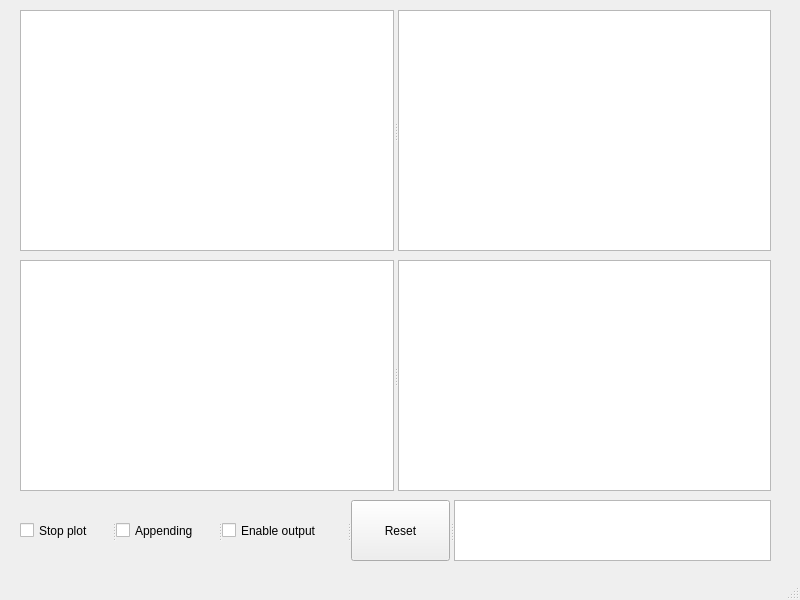
<?xml version="1.0" encoding="UTF-8"?>
<ui version="4.0">
 <class>Plot_window</class>
 <widget class="QMainWindow" name="Plot_window">
  <property name="geometry">
   <rect>
    <x>0</x>
    <y>0</y>
    <width>800</width>
    <height>600</height>
   </rect>
  </property>
  <property name="windowTitle">
   <string>MainWindow</string>
  </property>
  <widget class="QWidget" name="centralwidget">
   <widget class="QSplitter" name="splitter">
    <property name="geometry">
     <rect>
      <x>20</x>
      <y>10</y>
      <width>751</width>
      <height>241</height>
     </rect>
    </property>
    <property name="orientation">
     <enum>Qt::Horizontal</enum>
    </property>
    <widget class="PlotWidget" name="plot_window_1"/>
    <widget class="PlotWidget" name="plot_window_2"/>
   </widget>
   <widget class="QSplitter" name="splitter_2">
    <property name="geometry">
     <rect>
      <x>20</x>
      <y>260</y>
      <width>751</width>
      <height>231</height>
     </rect>
    </property>
    <property name="orientation">
     <enum>Qt::Horizontal</enum>
    </property>
    <widget class="PlotWidget" name="plot_window_3"/>
    <widget class="PlotWidget" name="plot_window_4"/>
   </widget>
   <widget class="QLabel" name="error_label">
    <property name="geometry">
     <rect>
      <x>30</x>
      <y>550</y>
      <width>371</width>
      <height>16</height>
     </rect>
    </property>
    <property name="styleSheet">
     <string notr="true">color: rgb(255, 0, 0);</string>
    </property>
    <property name="text">
     <string/>
    </property>
   </widget>
   <widget class="QSplitter" name="splitter_3">
    <property name="geometry">
     <rect>
      <x>20</x>
      <y>500</y>
      <width>751</width>
      <height>61</height>
     </rect>
    </property>
    <property name="orientation">
     <enum>Qt::Horizontal</enum>
    </property>
    <widget class="QCheckBox" name="stop_checkbox">
     <property name="text">
      <string>Stop plot</string>
     </property>
    </widget>
    <widget class="QCheckBox" name="append_checkbox">
     <property name="text">
      <string>Appending</string>
     </property>
    </widget>
    <widget class="QCheckBox" name="en_out_checkbox">
     <property name="text">
      <string>Enable output</string>
     </property>
    </widget>
    <widget class="QPushButton" name="reset_button">
     <property name="text">
      <string>Reset</string>
     </property>
    </widget>
    <widget class="QPlainTextEdit" name="pid_output_edit"/>
   </widget>
  </widget>
  <widget class="QStatusBar" name="statusbar"/>
 </widget>
 <customwidgets>
  <customwidget>
   <class>PlotWidget</class>
   <extends>QGraphicsView</extends>
   <header location="global">pyqtgraph</header>
  </customwidget>
 </customwidgets>
 <resources/>
 <connections/>
</ui>
